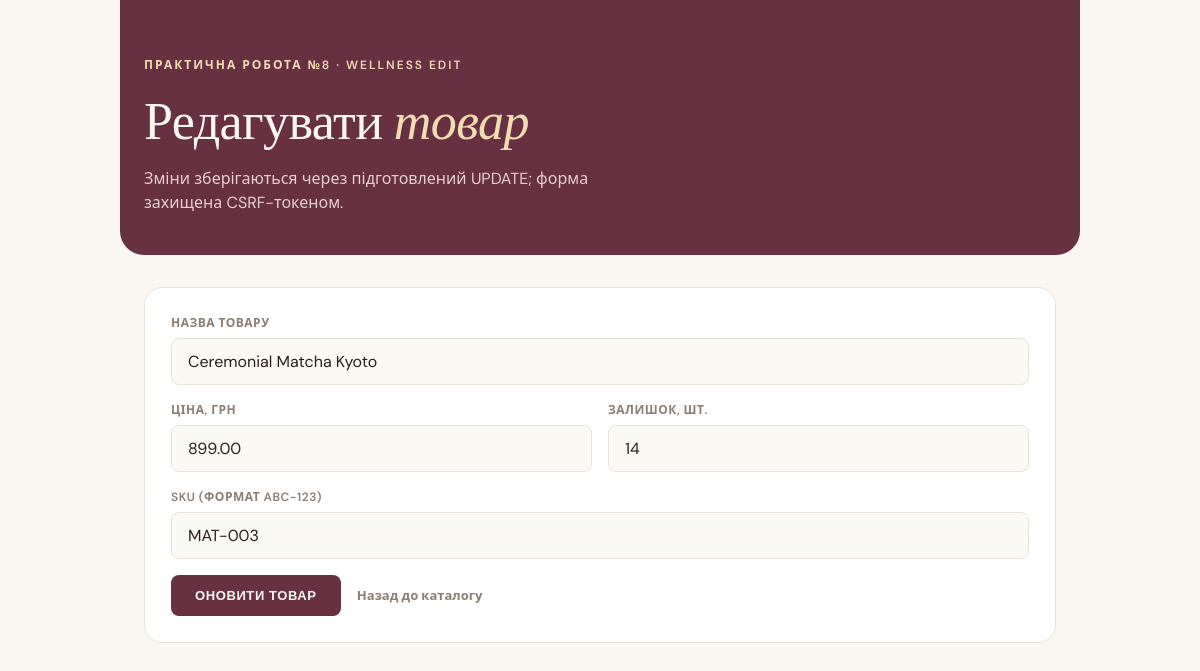
The page /edit.php?id=1 on the database its author committed.
### tables this page shows
CREATE TABLE IF NOT EXISTS products (
    id INT AUTO_INCREMENT PRIMARY KEY,
    name VARCHAR(255) NOT NULL,
    price DECIMAL(10, 2) NOT NULL,
    sku VARCHAR(20) NOT NULL UNIQUE,
    stock INT NOT NULL DEFAULT 0
);

### lib/products.php (called while the page is built, shortened)
<?php
function getProductById(PDO $pdo, int $id): ?array
{
    $stmt = $pdo->prepare('SELECT * FROM products WHERE id = :id');
    $stmt->execute([':id' => $id]);
    $row = $stmt->fetch();
    return $row !== false ? $row : null;
}

### lib/security.php (called while the page is built, shortened)
<?php
function h($value): string
{
    return htmlspecialchars((string) $value, ENT_QUOTES | ENT_SUBSTITUTE, 'UTF-8');
}

### edit.php (the view, shortened to what this page needs)
<?php
require_once __DIR__ . '/db.php';
require_once __DIR__ . '/lib/products.php';
$id = filter_input(INPUT_GET, 'id', FILTER_VALIDATE_INT) ?: filter_input(INPUT_POST, 'id', FILTER_VALIDATE_INT);
$existing = getProductById($pdo, $id);
$values = [
    'name'  => (string) $existing['name'],
    'price' => (string) $existing['price'],
    'sku'   => (string) $existing['sku'],
    'stock' => (string) $existing['stock'],
];
?>
<!DOCTYPE html>
<html lang="uk">
<head>
    <link rel="stylesheet" href="style.css">
</head>
<body>
    <div class="hero">
        <span class="eyebrow">Практична робота №8 · Wellness Edit</span>
        <h1>Редагувати <em>товар</em></h1>
        <p class="subtitle">Зміни зберігаються через підготовлений UPDATE; форма захищена CSRF-токеном.</p>
    </div>
    <div class="card form-card">
        <form method="post" action="edit.php" novalidate>
            <div class="field">
                <label for="name">Назва товару</label>
                <input type="text" id="name" name="name" value="<?= h($values['name']) ?>" required minlength="2" maxlength="255">
            </div>
            <div class="field-row">
                <div class="field">
                    <label for="price">Ціна, грн</label>
                    <input type="number" id="price" name="price" value="<?= h($values['price']) ?>" required min="0.01" max="99999999.99" step="0.01">
                </div>
                <div class="field">
                    <label for="stock">Залишок, шт.</label>
                    <input type="number" id="stock" name="stock" value="<?= h($values['stock']) ?>" required min="0" max="2147483647" step="1">
                </div>
            </div>
            <div class="field">
                <label for="sku">SKU (формат ABC-123)</label>
                <input type="text" id="sku" name="sku" value="<?= h($values['sku']) ?>" required pattern="[A-Za-z]+-\d+" maxlength="20">
            </div>
            <button type="submit" class="btn-primary">Оновити товар</button>
            <a href="index.php" class="btn-secondary-link">Назад до каталогу</a>
        </form>
    </div>
</body>
</html>

### style.css (style rules this page uses)
:root { --matcha: #CAC488; --butter: #F0DDB2; --orchid: #D4C0DC; --iceblue: #E7F8FF; --peppermint: #DCEECE; --plum: #673141; --plum-light: #8B4A5E; --cream: #FAF7F2; --ink: #2C1F1A; --ink-muted: #8B7E72; --border: #E9E2D6; --font-display: 'Fraunces', Georgia, serif; --font-body: 'DM Sans', system-ui, sans-serif; }
* { box-sizing: border-box; }
body { font-family: var(--font-body); max-width: 960px; margin: 0 auto; padding: 0 16px 48px; color: var(--ink); background: var(--cream); line-height: 1.5; font-weight: 400; }
.hero { background: var(--plum); color: var(--cream); margin: 0 -16px 24px; padding: 32px 18px 28px; border-radius: 0 0 18px 18px; }
.eyebrow { display: block; font-size: 11px; font-weight: 600; letter-spacing: 1.5px; text-transform: uppercase; color: var(--butter); margin-bottom: 14px; }
h1 { font-family: var(--font-display); font-weight: 400; font-size: 30px; line-height: 1.1; margin: 0 0 14px; color: var(--cream); letter-spacing: -0.5px; }
h1 em { font-style: italic; font-weight: 300; color: var(--butter); }
.subtitle { font-size: 14px; color: #E4CFD6; max-width: 480px; margin: 0; }
.card { background: #ffffff; border-radius: 14px; border: 1px solid var(--border); overflow: hidden; margin-bottom: 20px; overflow-x: auto; }
.form-card { padding: 18px; }
.field { margin-bottom: 16px; }
.field-row { display: grid; grid-template-columns: 1fr; gap: 16px; }
label { display: block; font-size: 12px; font-weight: 600; text-transform: uppercase; letter-spacing: 0.5px; color: var(--ink-muted); margin-bottom: 6px; }
input[type="text"], input[type="number"], select { width: 100%; font-family: var(--font-body); font-size: 15px; color: var(--ink); background: #FBF9F4; border: 1px solid var(--border); border-radius: 8px; padding: 11px 14px; transition: border-color 0.15s ease, background-color 0.15s ease; }
.btn-primary { display: inline-block; font-size: 13px; font-weight: 600; text-transform: uppercase; letter-spacing: 0.6px; color: var(--cream); background: var(--plum); border: none; border-radius: 8px; padding: 13px 24px; cursor: pointer; text-decoration: none; transition: background-color 0.15s ease; }
.btn-secondary-link { display: inline-block; font-size: 13px; font-weight: 600; color: var(--ink-muted); text-decoration: none; margin-left: 12px; }
@media (min-width: 640px) { body { padding: 0 24px 72px; } }
@media (min-width: 640px) { .hero { margin: 0 -24px 32px; padding: 56px 24px 40px; border-radius: 0 0 24px 24px; } }
@media (min-width: 640px) { .eyebrow { font-size: 12px; letter-spacing: 2px; margin-bottom: 18px; } }
@media (min-width: 640px) { h1 { font-size: 48px; margin: 0 0 18px; } }
@media (min-width: 640px) { .subtitle { font-size: 16px; } }
@media (min-width: 640px) { .card { border-radius: 18px; margin-bottom: 28px; overflow-x: visible; } }
@media (min-width: 640px) { .form-card { padding: 26px; } }
@media (min-width: 640px) { .field-row { grid-template-columns: 1fr 1fr; } }
@media (min-width: 640px) { input[type="text"], input[type="number"], select { font-size: 16px; padding: 12px 16px; } }
@media (min-width: 960px) { h1 { font-size: 52px; } }

### rows shown on the page
products: name "Ceremonial Matcha Kyoto", price "899.00", stock "14", sku "MAT-003"
